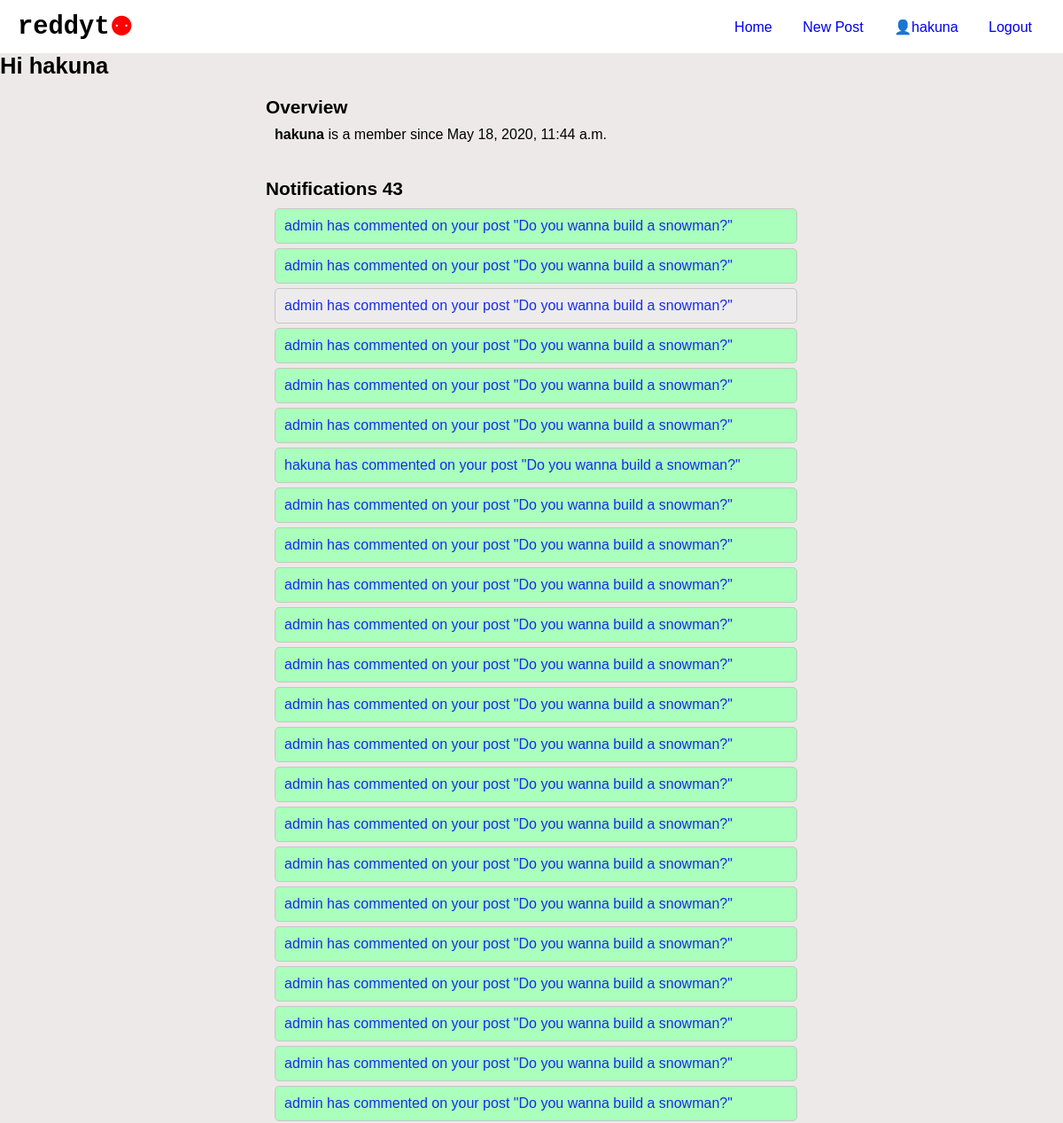
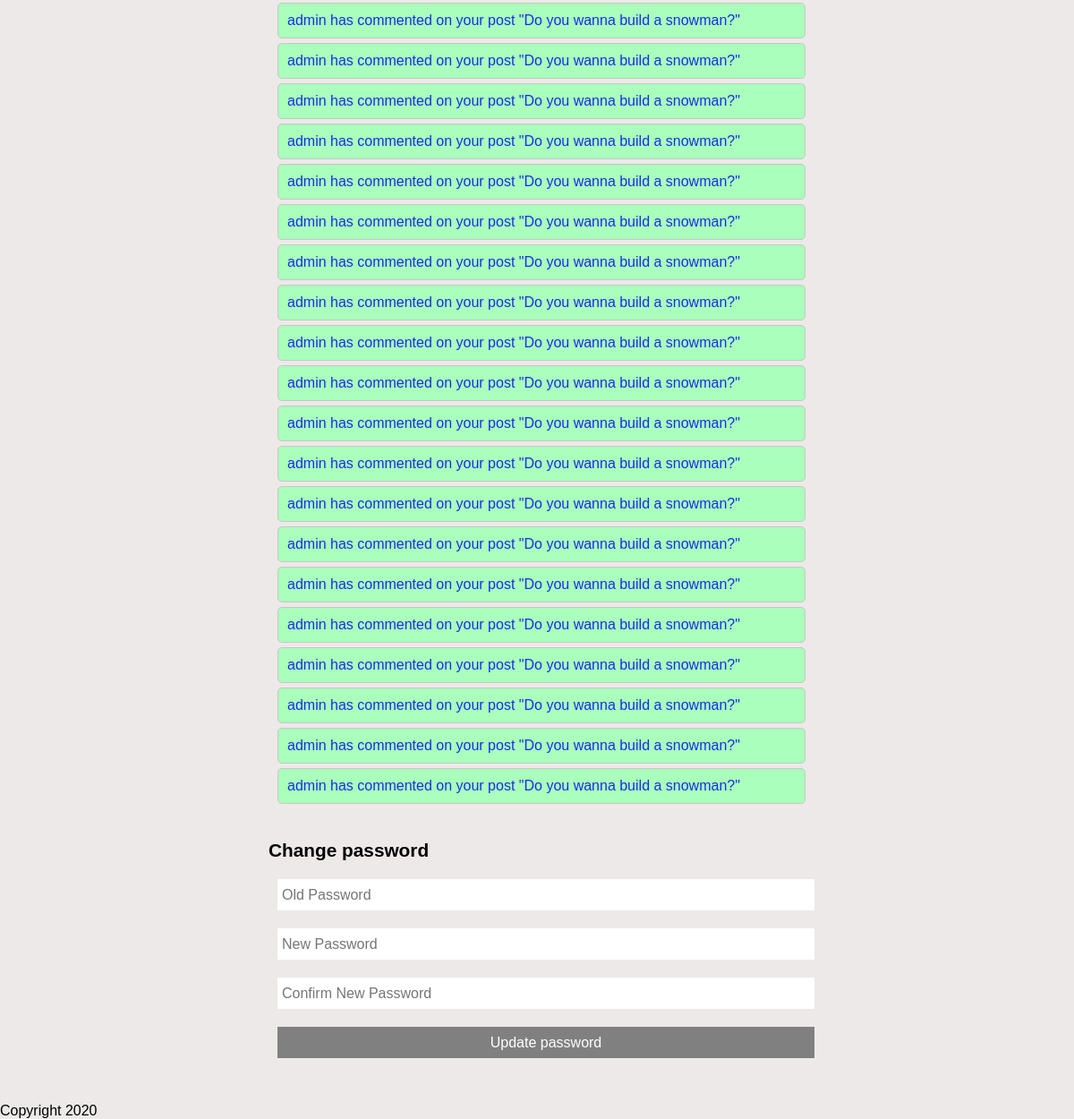
Screenshot of /account/user/ (signed in) with the database file from the repository (2 pictures, top to bottom).
### notification_app/models.py (models this page shows, shortened)
class Notification(models.Model):
    class Meta:
        ordering = ['-created_timestamp']
    COMMENT = 'COMMENT'
    VOTE = 'VOTE'
    NOTIFICATION_CHOICES = (
        (COMMENT, 'commented'),
        (VOTE, 'voted'),
    )
    recipient = models.ForeignKey(
        User, on_delete=models.CASCADE, related_name="user_recipient")
    sender = models.ForeignKey(
        User, on_delete=models.CASCADE, related_name="user_sender")
    post = models.ForeignKey(Post, on_delete=models.CASCADE)
    notification_type = models.CharField(
        max_length=100, choices=NOTIFICATION_CHOICES, default=COMMENT)
    created_timestamp = models.DateTimeField(auto_now_add=True)
    read = models.BooleanField(default=False)
    def __str__(self):
        return f"{self.sender} has {self.get_notification_type_display()} on your post \"{self.post.title}\""

### discussion_app/models.py (models this page shows, shortened)
class Post(models.Model):
    title = models.CharField(max_length=200)
    text = models.TextField()
    user = models.ForeignKey(User, on_delete=models.CASCADE)
    created_timestamp = models.DateTimeField(auto_now_add=True)
    votes = models.IntegerField(default=0)
    class Meta:
        ordering = ['-created_timestamp']

### account_app/views.py (the view)
# urls.py: path('user/', views.user, name="user"),
@login_required
def user(request):
    context = {}
    status_message = None
    if 'status_message' in request.session:
        context["status_message"] = request.session['status_message']
        del request.session['status_message']
    notifications = Notification.objects.filter(recipient=request.user)
    context["notifications"] = notifications
    return render(request, 'account_app/user_page.html', context)

### templates/account_app/user_page.html (shortened to what this page needs)
{% extends 'base.html' %} {% block title %}Login{% endblock title %}
{% block content %}
<div id="user-profile" class="account-page">
    <h1>Hi {{ user.get_username }}</h1>
    <section>
        <h3>Overview</h3>
        <p><strong>{{user.get_username}}</strong> is a member since {{user.date_joined}}</p>
    </section>
    <section>
        <h3>Notification{{notifications.count|pluralize}} {{notifications.count}} </h3>
        {% if notifications.count %}
            {% for notification in notifications %}
                <div class="notif-item {{ notification.read|yesno:",unread" }}">
                    <a href="{% url "discussion_app:single_post" notification.post.id %}">{{notification}}</a>
                </div>
            {% endfor %}
        {% else %}
            <p>There are no notifications</p>
        {% endif %}
    </section>
    <section>
        <h3>Change password</h3>
        <form action="{% url "account_app:update_password" %}" method="POST">
                <input type="password" name="old_password" placeholder="Old Password">
                <input type="password" name="new_password1" placeholder="New Password">
                <input type="password" name="new_password2" placeholder="Confirm New Password">
                <button>Update password</button>
        </form>
    </section>
</div>
{% endblock content%}

### templates/base.html (shortened to what this page needs)
<!DOCTYPE html>
<html lang="en">
  <head>
    {% load static %} <link rel="stylesheet" href="{% static "global/css/main.css" %}" />
  </head>
  <body>
    <header>
    <p class="logo">reddyt</p>
      <nav>
        <ul>
          <li>
            <a href="{% url 'discussion_app:index' %}">Home</a>
            {% if user.is_authenticated %}
              <a href="{% url 'discussion_app:new_post' %}">New Post</a>
              <a href="{% url 'account_app:user' %}">&#128100;{{ user.get_username }}</a>
              <a href="{% url "account_app:logout" %}">Logout</a>
            {% else %}
              <a href="{% url 'account_app:login' %}">Login</a>
              <a href="{% url 'account_app:sign_up'  %}">Signup</a>
            {% endif %}
          </li>
        </ul>
      </nav>
    </header>
    {% block content %}{% endblock %}
    {% load static %}
  </body>
  <footer>
    <p>Copyright 2020</p>
  </footer>
</html>

### static/css/main.css (style rules this page uses)
*, *:before, *:after { padding: 0px; margin: 0px; font-family: sans-serif; box-sizing: border-box; font-size: 16px; }
body { background: #eee9e9; width: 100vw; max-width: 100%; }
h1 { font-size: 1.6rem; }
h3 { font-size: 1.3rem; }
header { width: 100%; height: 60px; background: white; display: flex; justify-content: space-between; align-items: center; padding: 0px 20px; }
header .logo { font-size: 1.8rem; font-family: courier; font-weight: bold; display: flex; justify-content: center; align-items: center; }
header .logo:after { content: "\2689"; display: block; font-size: 1.8rem; color: red; }
header nav ul, header nav li, header nav a { list-style-type: none; text-decoration: none; }
header nav a { padding: 10px 15px; position: relative; }
form { display: flex; flex-direction: column; width: 70vw; max-width: 600px; margin: 0 auto; }
form input, form button { margin: 10px 0px; height: 35px; border: none; padding-left: 5px; }
form button, form input[type="submit"] { padding-left: 0px; background: gray; color: white; cursor: pointer; }
#user-profile h3 { margin-bottom: 10px; margin-left: -10px; }
#user-profile section { width: 70vw; max-width: 600px; margin: 20px auto 40px auto; padding-left: 10px; }
#user-profile .notif-item { border: 1px solid #c6c6c6; padding: 10px; border-radius: 5px; background: #edebeb; margin: 5px 0px; }
#user-profile .notif-item.unread { background: #a9ffbb; }
#user-profile .notif-item a { color: #162deb; text-decoration: none; }

### rows the page displays
Notification: sender+notification_type+post "admin has commented on your post \"Do you wanna build a snowman?\""
Notification: sender+notification_type+post "admin has commented on your post \"Do you wanna build a snowman?\""
Notification: sender+notification_type+post "admin has commented on your post \"Do you wanna build a snowman?\""
Notification: sender+notification_type+post "admin has commented on your post \"Do you wanna build a snowman?\""
Notification: sender+notification_type+post "admin has commented on your post \"Do you wanna build a snowman?\""
Notification: sender+notification_type+post "admin has commented on your post \"Do you wanna build a snowman?\""
Notification: sender+notification_type+post "hakuna has commented on your post \"Do you wanna build a snowman?\""
Notification: sender+notification_type+post "admin has commented on your post \"Do you wanna build a snowman?\""
Notification: sender+notification_type+post "admin has commented on your post \"Do you wanna build a snowman?\""
Notification: sender+notification_type+post "admin has commented on your post \"Do you wanna build a snowman?\""
Notification: sender+notification_type+post "admin has commented on your post \"Do you wanna build a snowman?\""
Notification: sender+notification_type+post "admin has commented on your post \"Do you wanna build a snowman?\""
Notification: sender+notification_type+post "admin has commented on your post \"Do you wanna build a snowman?\""
Notification: sender+notification_type+post "admin has commented on your post \"Do you wanna build a snowman?\""
Notification: sender+notification_type+post "admin has commented on your post \"Do you wanna build a snowman?\""
Notification: sender+notification_type+post "admin has commented on your post \"Do you wanna build a snowman?\""
Notification: sender+notification_type+post "admin has commented on your post \"Do you wanna build a snowman?\""
Notification: sender+notification_type+post "admin has commented on your post \"Do you wanna build a snowman?\""
Notification: sender+notification_type+post "admin has commented on your post \"Do you wanna build a snowman?\""
Notification: sender+notification_type+post "admin has commented on your post \"Do you wanna build a snowman?\""
Notification: sender+notification_type+post "admin has commented on your post \"Do you wanna build a snowman?\""
Notification: sender+notification_type+post "admin has commented on your post \"Do you wanna build a snowman?\""
Notification: sender+notification_type+post "admin has commented on your post \"Do you wanna build a snowman?\""
Notification: sender+notification_type+post "admin has commented on your post \"Do you wanna build a snowman?\""
Notification: sender+notification_type+post "admin has commented on your post \"Do you wanna build a snowman?\""
Notification: sender+notification_type+post "admin has commented on your post \"Do you wanna build a snowman?\""
Notification: sender+notification_type+post "admin has commented on your post \"Do you wanna build a snowman?\""
Notification: sender+notification_type+post "admin has commented on your post \"Do you wanna build a snowman?\""
Notification: sender+notification_type+post "admin has commented on your post \"Do you wanna build a snowman?\""
Notification: sender+notification_type+post "admin has commented on your post \"Do you wanna build a snowman?\""
Notification: sender+notification_type+post "admin has commented on your post \"Do you wanna build a snowman?\""
Notification: sender+notification_type+post "admin has commented on your post \"Do you wanna build a snowman?\""
Notification: sender+notification_type+post "admin has commented on your post \"Do you wanna build a snowman?\""
Notification: sender+notification_type+post "admin has commented on your post \"Do you wanna build a snowman?\""
Notification: sender+notification_type+post "admin has commented on your post \"Do you wanna build a snowman?\""
Notification: sender+notification_type+post "admin has commented on your post \"Do you wanna build a snowman?\""
Notification: sender+notification_type+post "admin has commented on your post \"Do you wanna build a snowman?\""
Notification: sender+notification_type+post "admin has commented on your post \"Do you wanna build a snowman?\""
Notification: sender+notification_type+post "admin has commented on your post \"Do you wanna build a snowman?\""
Notification: sender+notification_type+post "admin has commented on your post \"Do you wanna build a snowman?\""
Notification: sender+notification_type+post "admin has commented on your post \"Do you wanna build a snowman?\""
Notification: sender+notification_type+post "admin has commented on your post \"Do you wanna build a snowman?\""
Notification: sender+notification_type+post "admin has commented on your post \"Do you wanna build a snowman?\""

### other values shown
{{ user.get_username }} "hakuna"
{{ user.date_joined }} "May 18, 2020, 11:44 a.m."
{{ notifications.count }} "43"
